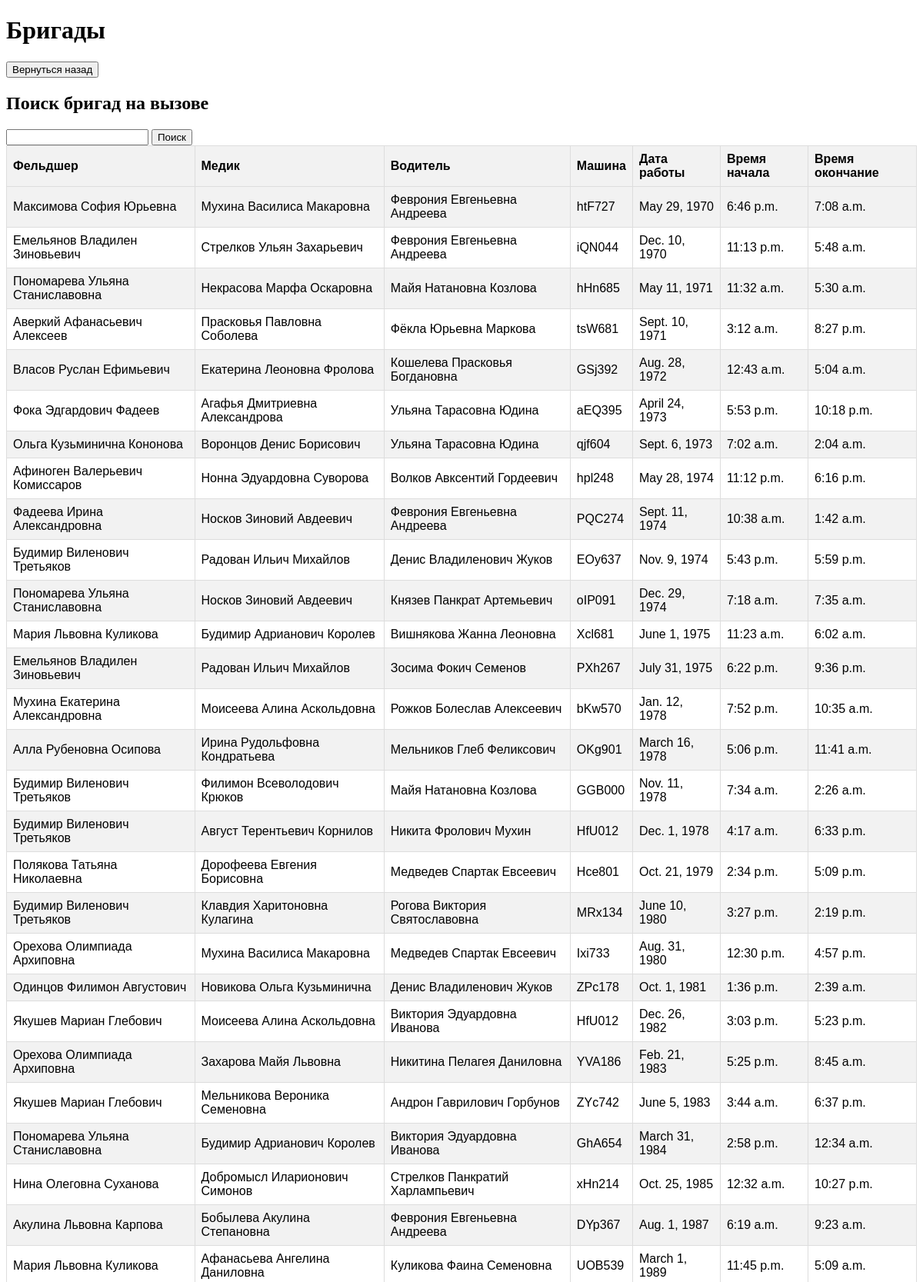
Screenshot of /brigades (upper part) with the database file from the repository.
### myapp/models.py (models this page shows, shortened)
class Brigade(models.Model):
    feldsher = models.ForeignKey(
        Workers,
        on_delete=models.DO_NOTHING,
        limit_choices_to={'status': 'фельдшер'},
        related_name='feldsher_brigades'  # Имя для обратной связи с фельдшерами
    )
    med = models.ForeignKey(
        Workers,
        on_delete=models.DO_NOTHING,
        limit_choices_to={'status': 'медсестра'},
        related_name='med_brigades'  # Имя для обратной связи с медсестрами
    )
    driver = models.ForeignKey(
        Workers,
        on_delete=models.DO_NOTHING,
        limit_choices_to={'status': 'водитель'},
        related_name='driver_brigades'  # Имя для обратной связи с водителями
    )
    car = models.ForeignKey('Cars', on_delete=models.DO_NOTHING)
    date = models.DateField(max_length=255)
    worktimestart = models.TimeField(max_length=255)
    worktimeend = models.TimeField(max_length=255)
    number = models.CharField(max_length=255, unique=True)

class Workers(models.Model):
    STATUS_CHOICES = (
        ('фельдшер', 'фельдшер'),
        ('медсестра', 'медсестра'),
        ('водитель', 'водитель'),
    )
    name = models.CharField(max_length=255)
    status = models.CharField(max_length=255, choices=STATUS_CHOICES)
    startwork = models.DateField()
    endwork = models.DateField(null=True)
    def __str__(self):
        return self.name

class Cars(models.Model):
    TYPES_CHOICES = (
        ('реанимация', 'реанимация'),
        ('обычная', 'обычная'),
    )
    type = models.CharField(max_length=255, choices=TYPES_CHOICES)
    number = models.CharField(max_length=255)
    mark = models.CharField(max_length=255)
    datestart = models.DateField(max_length=255)
    dateend = models.DateField(max_length=255, null=True)
    def __str__(self):
        return self.mark

### myapp/views.py (the view, shortened to what this page needs)
# urls.py: path('brigades', views.brigades, name='brigade'),
def brigades(request):
    objects = Brigade.objects.all().order_by('date')
    search_query = request.GET.get('search', '')
    return render(request, 'myapp/brigade.html', {'objects': objects, 'search_query': search_query})

### myapp/templates/myapp/brigade.html (shortened to what this page needs)
<!DOCTYPE html>
<html lang="en">
<head>
</head>
<body>
    <h1>Бригады</h1>
    <button class="button"><a href="index" style="color: inherit; text-decoration: none;">Вернуться назад</a></button>
    <h2> Поиск бригад на вызове</h2>
    <form method="GET">
        <input type="text" name="search" value="{{ search_query }}">
        <button type="submit">Поиск</button>
    </form>
    <table>
        <tr>
            <th>Фельдшер</th>
            <th>Медик</th>
            <th>Водитель</th>
            <th>Машина</th>
            <th>Дата работы</th>
            <th>Время начала</th>
            <th>Время окончание</th>
        </tr>
        {% for obj in objects %}
        <tr>
            <td>{{ obj.feldsher }}</td>
            <td>{{ obj.med }}</td>
            <td>{{ obj.driver }}</td>
            <td>{{ obj.car }}</td>
            <td>{{ obj.date }}</td>
            <td>{{ obj.worktimestart }}</td>
            <td>{{ obj.worktimeend }}</td>
        </tr>
        {% endfor %}
    </table>
</body>
</html>

### myapp/templates/myapp/brigade.html (style rules this page uses)
table { font-family: Arial, sans-serif; border-collapse: collapse; width: 100%; }
th, td { border: 1px solid #dddddd; text-align: left; padding: 8px; }
th { background-color: #f2f2f2; }
tr:nth-child(even) { background-color: #f2f2f2; }

### rows the page displays
Brigade: feldsher "Максимова София Юрьевна", med "Мухина Василиса Макаровна", driver "Феврония Евгеньевна Андреева", car "htF727", date "May 29, 1970", worktimestart "6:46 p.m.", worktimeend "7:08 a.m."
Brigade: feldsher "Емельянов Владилен Зиновьевич", med "Стрелков Ульян Захарьевич", driver "Феврония Евгеньевна Андреева", car "iQN044", date "Dec. 10, 1970", worktimestart "11:13 p.m.", worktimeend "5:48 a.m."
Brigade: feldsher "Пономарева Ульяна Станиславовна", med "Некрасова Марфа Оскаровна", driver "Майя Натановна Козлова", car "hHn685", date "May 11, 1971", worktimestart "11:32 a.m.", worktimeend "5:30 a.m."
Brigade: feldsher "Аверкий Афанасьевич Алексеев", med "Прасковья Павловна Соболева", driver "Фёкла Юрьевна Маркова", car "tsW681", date "Sept. 10, 1971", worktimestart "3:12 a.m.", worktimeend "8:27 p.m."
Brigade: feldsher "Власов Руслан Ефимьевич", med "Екатерина Леоновна Фролова", driver "Кошелева Прасковья Богдановна", car "GSj392", date "Aug. 28, 1972", worktimestart "12:43 a.m.", worktimeend "5:04 a.m."
Brigade: feldsher "Фока Эдгардович Фадеев", med "Агафья Дмитриевна Александрова", driver "Ульяна Тарасовна Юдина", car "aEQ395", date "April 24, 1973", worktimestart "5:53 p.m.", worktimeend "10:18 p.m."
Brigade: feldsher "Ольга Кузьминична Кононова", med "Воронцов Денис Борисович", driver "Ульяна Тарасовна Юдина", car "qjf604", date "Sept. 6, 1973", worktimestart "7:02 a.m.", worktimeend "2:04 a.m."
Brigade: feldsher "Афиноген Валерьевич Комиссаров", med "Нонна Эдуардовна Суворова", driver "Волков Авксентий Гордеевич", car "hpl248", date "May 28, 1974", worktimestart "11:12 p.m.", worktimeend "6:16 p.m."
Brigade: feldsher "Фадеева Ирина Александровна", med "Носков Зиновий Авдеевич", driver "Феврония Евгеньевна Андреева", car "PQC274", date "Sept. 11, 1974", worktimestart "10:38 a.m.", worktimeend "1:42 a.m."
Brigade: feldsher "Будимир Виленович Третьяков", med "Радован Ильич Михайлов", driver "Денис Владиленович Жуков", car "EOy637", date "Nov. 9, 1974", worktimestart "5:43 p.m.", worktimeend "5:59 p.m."
Brigade: feldsher "Пономарева Ульяна Станиславовна", med "Носков Зиновий Авдеевич", driver "Князев Панкрат Артемьевич", car "oIP091", date "Dec. 29, 1974", worktimestart "7:18 a.m.", worktimeend "7:35 a.m."
Brigade: feldsher "Мария Львовна Куликова", med "Будимир Адрианович Королев", driver "Вишнякова Жанна Леоновна", car "Xcl681", date "June 1, 1975", worktimestart "11:23 a.m.", worktimeend "6:02 a.m."
Brigade: feldsher "Емельянов Владилен Зиновьевич", med "Радован Ильич Михайлов", driver "Зосима Фокич Семенов", car "PXh267", date "July 31, 1975", worktimestart "6:22 p.m.", worktimeend "9:36 p.m."
Brigade: feldsher "Мухина Екатерина Александровна", med "Моисеева Алина Аскольдовна", driver "Рожков Болеслав Алексеевич", car "bKw570", date "Jan. 12, 1978", worktimestart "7:52 p.m.", worktimeend "10:35 a.m."
Brigade: feldsher "Алла Рубеновна Осипова", med "Ирина Рудольфовна Кондратьева", driver "Мельников Глеб Феликсович", car "OKg901", date "March 16, 1978", worktimestart "5:06 p.m.", worktimeend "11:41 a.m."
Brigade: feldsher "Будимир Виленович Третьяков", med "Филимон Всеволодович Крюков", driver "Майя Натановна Козлова", car "GGB000", date "Nov. 11, 1978", worktimestart "7:34 a.m.", worktimeend "2:26 a.m."
Brigade: feldsher "Будимир Виленович Третьяков", med "Август Терентьевич Корнилов", driver "Никита Фролович Мухин", car "HfU012", date "Dec. 1, 1978", worktimestart "4:17 a.m.", worktimeend "6:33 p.m."
Brigade: feldsher "Полякова Татьяна Николаевна", med "Дорофеева Евгения Борисовна", driver "Медведев Спартак Евсеевич", car "Hce801", date "Oct. 21, 1979", worktimestart "2:34 p.m.", worktimeend "5:09 p.m."
Brigade: feldsher "Будимир Виленович Третьяков", med "Клавдия Харитоновна Кулагина", driver "Рогова Виктория Святославовна", car "MRx134", date "June 10, 1980", worktimestart "3:27 p.m.", worktimeend "2:19 p.m."
Brigade: feldsher "Орехова Олимпиада Архиповна", med "Мухина Василиса Макаровна", driver "Медведев Спартак Евсеевич", car "Ixi733", date "Aug. 31, 1980", worktimestart "12:30 p.m.", worktimeend "4:57 p.m."
Brigade: feldsher "Одинцов Филимон Августович", med "Новикова Ольга Кузьминична", driver "Денис Владиленович Жуков", car "ZPc178", date "Oct. 1, 1981", worktimestart "1:36 p.m.", worktimeend "2:39 a.m."
Brigade: feldsher "Якушев Мариан Глебович", med "Моисеева Алина Аскольдовна", driver "Виктория Эдуардовна Иванова", car "HfU012", date "Dec. 26, 1982", worktimestart "3:03 p.m.", worktimeend "5:23 p.m."
Brigade: feldsher "Орехова Олимпиада Архиповна", med "Захарова Майя Львовна", driver "Никитина Пелагея Даниловна", car "YVA186", date "Feb. 21, 1983", worktimestart "5:25 p.m.", worktimeend "8:45 a.m."
Brigade: feldsher "Якушев Мариан Глебович", med "Мельникова Вероника Семеновна", driver "Андрон Гаврилович Горбунов", car "ZYc742", date "June 5, 1983", worktimestart "3:44 a.m.", worktimeend "6:37 p.m."
Brigade: feldsher "Пономарева Ульяна Станиславовна", med "Будимир Адрианович Королев", driver "Виктория Эдуардовна Иванова", car "GhA654", date "March 31, 1984", worktimestart "2:58 p.m.", worktimeend "12:34 a.m."
Brigade: feldsher "Нина Олеговна Суханова", med "Добромысл Иларионович Симонов", driver "Стрелков Панкратий Харлампьевич", car "xHn214", date "Oct. 25, 1985", worktimestart "12:32 a.m.", worktimeend "10:27 p.m."
Brigade: feldsher "Акулина Львовна Карпова", med "Бобылева Акулина Степановна", driver "Феврония Евгеньевна Андреева", car "DYp367", date "Aug. 1, 1987", worktimestart "6:19 a.m.", worktimeend "9:23 a.m."
Brigade: feldsher "Мария Львовна Куликова", med "Афанасьева Ангелина Даниловна", driver "Куликова Фаина Семеновна", car "UOB539", date "March 1, 1989", worktimestart "11:45 p.m.", worktimeend "5:09 a.m."
